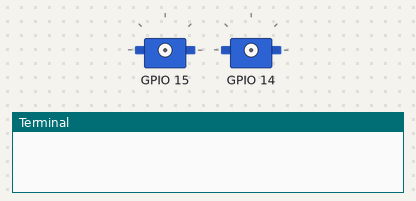
Bench run of a program on a simulated Raspberry Pi (BCM pin numbers). Parts: 2 × servo, the last lines printed to the terminal. Servo angles are drawn from the pulse width (0.5 ms = 0°, 2.5 ms = 180°). At 19.4 s the program stops and its outputs stay as they are.

Above: at 0.1 s.
At 2.1 s:
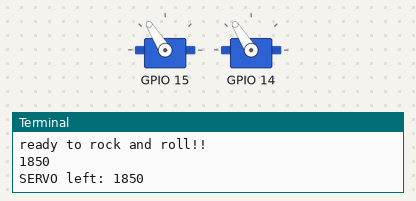
At 9.51 s:
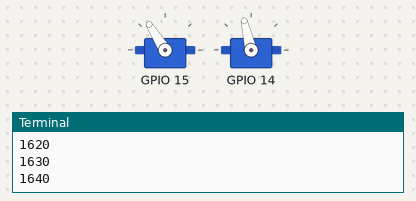
At 19.18 s:
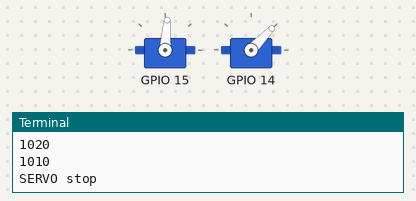
Timing chart, 0 to 20.8 s (numbered marks = the images above):
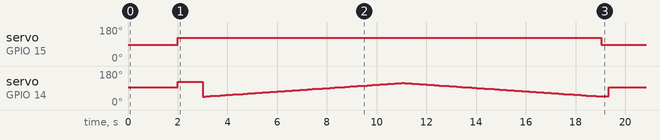

The program:

rc_servo.py
```python
import time

import pigpio

pi = pigpio.pi() # Connect to local Pi.
#pi.stop()
#pi.start()
# set gpio modes

pi.set_mode(14, pigpio.OUTPUT)
pi.set_mode(15, pigpio.OUTPUT)


# start 1500 us servo pulses on gpio4

midthrotle = 1550
midstir = 1450

time.sleep(1)
last = 0
lastx = 0
lasty = 0

def init():
 move("None", "None",0, 0)
 pi.set_PWM_dutycycle(15,255)
 pi.set_PWM_dutycycle(14,255)
 pi.set_servo_pulsewidth(15, midstir) #put it in middle
 pi.set_servo_pulsewidth(14, midthrotle) #stop it
 time.sleep(1)
 print("ready to rock and roll!!")


def move(dirx, diry, disx, disy):
 global lastx, lasty
 pulsey = 0
 if(diry=="up"):
   pulsey = int(midthrotle + float(disy/100 * 300))
 elif(diry=="down"):
   pulsey = int(midthrotle - float(disy/100 * 200))
 pi.set_servo_pulsewidth(14, pulsey)
 lasty = pulsey
 print(pulsey)
 if(dirx=="left"):
   left(disx)
 elif(dirx=="right"):
   right(disx)
 else:
   pi.set_servo_pulsewidth(15,midstir)
   lastx = midstir
 return dirx + " " + diry
def stopthrotle():
 pi.set_servo_pulsewidth(14, midthrotle)
 time.sleep(0.1)
 pi.set_PWM_dutycycle(14, 0) # 192/255 = 75%

def right(a):
 global lastx
 pulse = int(midstir- float(a/100 * 400))
 print("SERVO right: " + str(pulse))
 pi.set_servo_pulsewidth(15, pulse)
 lastx = pulse
 #time.sleep(0.1)

def left(a):
 global lastx
 pulse = int(midstir + float(a/100 * 400))
 print("SERVO left: " + str(pulse))
 pi.set_servo_pulsewidth(15, pulse)
 lastx = pulse
 #time.sleep(0.1)


def test():
 pi.set_servo_pulsewidth(15, 1000)
 time.sleep(1)
 pi.set_servo_pulsewidth(15, 1800)
 time.sleep(1)
 pi.set_servo_pulsewidth(15, 1400)
 time.sleep(1)
 pi.set_servo_pulsewidth(15, 0)
# start 75% dutycycle PWM on gpio17

 pi.set_PWM_dutycycle(14, 192) # 192/255 = 75%
 pi.stop()
def testPulse():
 for x in range(1000, 1800, 10):
   pi.set_servo_pulsewidth(14,x)
   print(x)
   time.sleep(0.1)
 for x in range(1800, 1000, -10):
   pi.set_servo_pulsewidth(14,x)
   print(x)
   time.sleep(0.1)


def testPWM():
 pi.set_PWM_dutycycle(15, 200)
 time.sleep(1)
 for x in range(200,0,-5):
   pi.set_PWM_dutycycle(15,x)
   time.sleep(0.1)
   print(x)
def stop():
 pi.set_PWM_dutycycle(15,255)
 global lastx
 print("SERVO stop")
# if(lastx>midstir):
#   for x in range(lastx,midstir-10,-10):
#     pi.set_servo_pulsewidth(15, x)
     #pi.set_PWM_dutycycle(15,x)
#     print(x)
#     time.sleep(0.01)
#     lastx = x
# elif(lastx<midstir):
#   for x in range(lastx, midstir+10, +10):
#     pi.set_servo_pulsewidth(15, x)
#     print(x)
#     time.sleep(0.01)
 pi.set_servo_pulsewidth(15, midstir)
 lastx = midstir
 time.sleep(0.3)
 pi.set_PWM_dutycycle(15, 0)
 #pi.stop()

if __name__ == '__main__':
    init()
    move("left","up",100, 100)
    time.sleep(1)
    testPulse()
    stop()
    stopthrotle()
    pi.stop()
```

Measured:
- by itself, servo on GPIO 15: 86° → 122° at 2.0 s, → 86° 17.0 s later
- by itself, servo on GPIO 14: 94° → 122° at 2.0 s, → 45° 1.0 s later, → 46° 0.10 s later, → 47° 0.10 s later, … (146 changes in this stretch)
